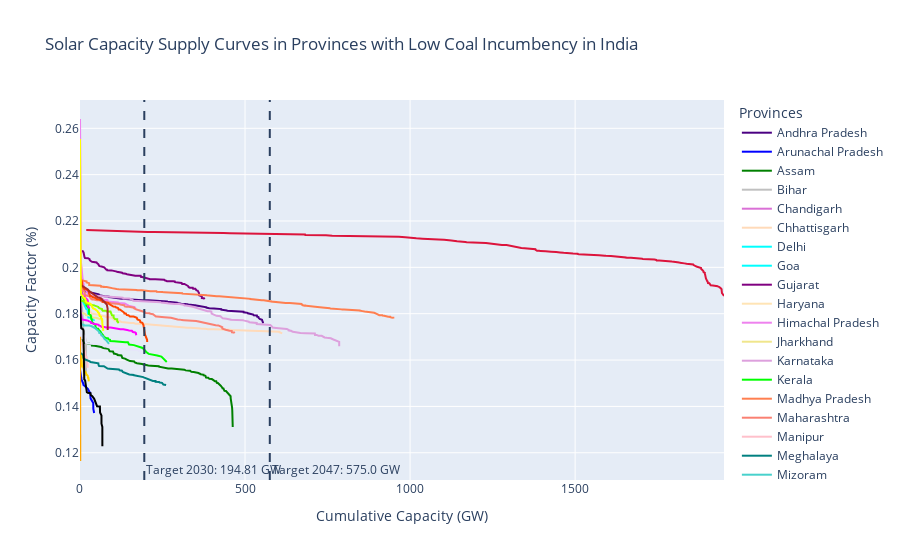

The cell this chart's notebook holds for it:
### Code cell
low_solar_dfs = batch_figures(combine_solar_low, 'solar', 'Low', solar_t_30, solar_t_47, state_legend, grid=True)
